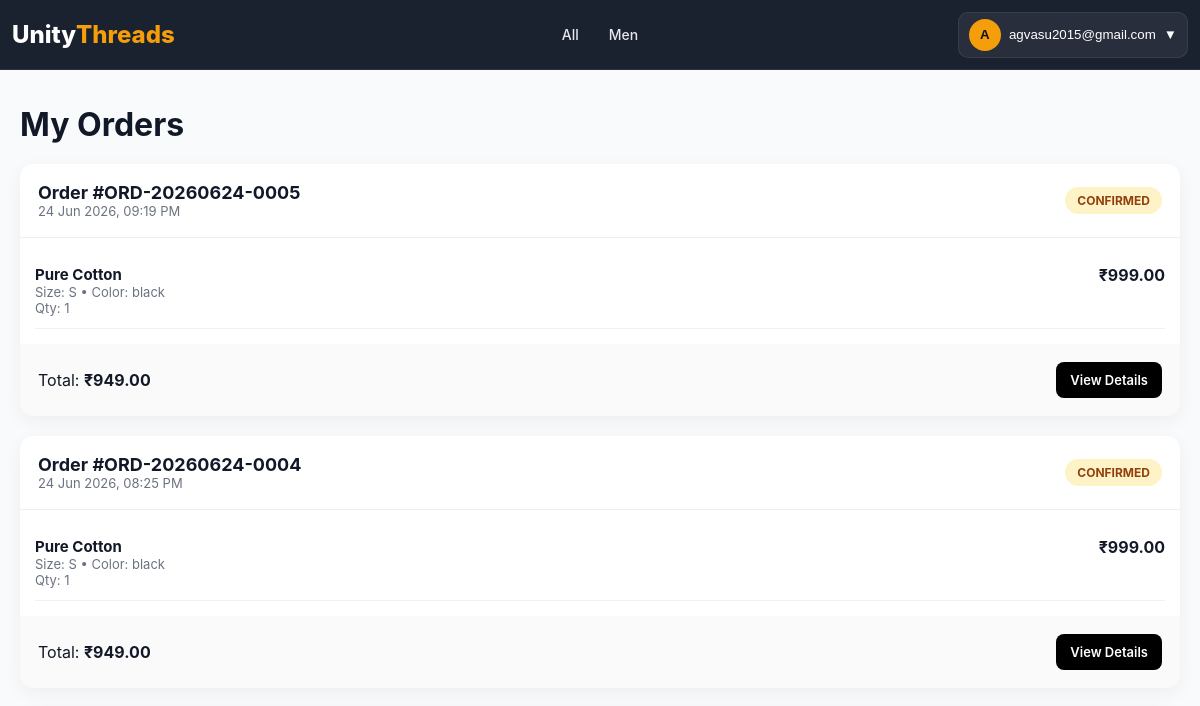
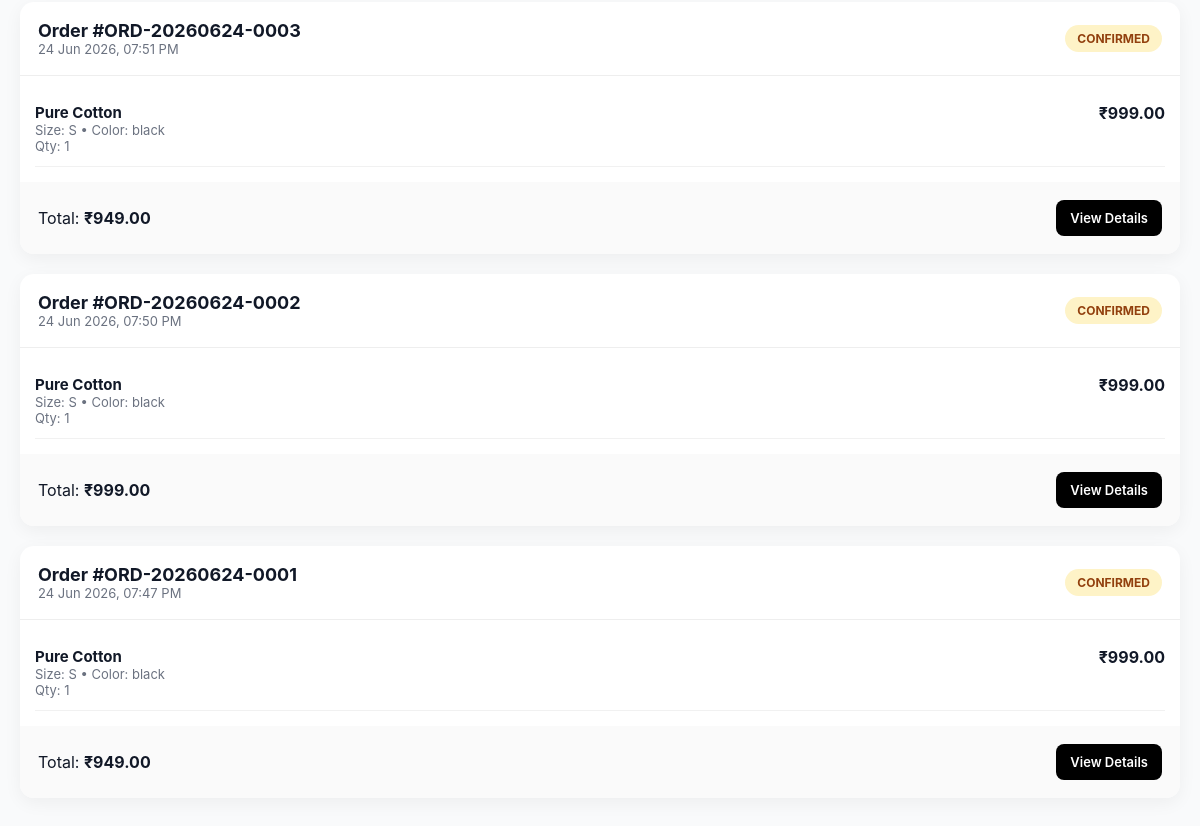
Page /orders/history/ (signed in) on the earlier database version (2 pictures, top to bottom).
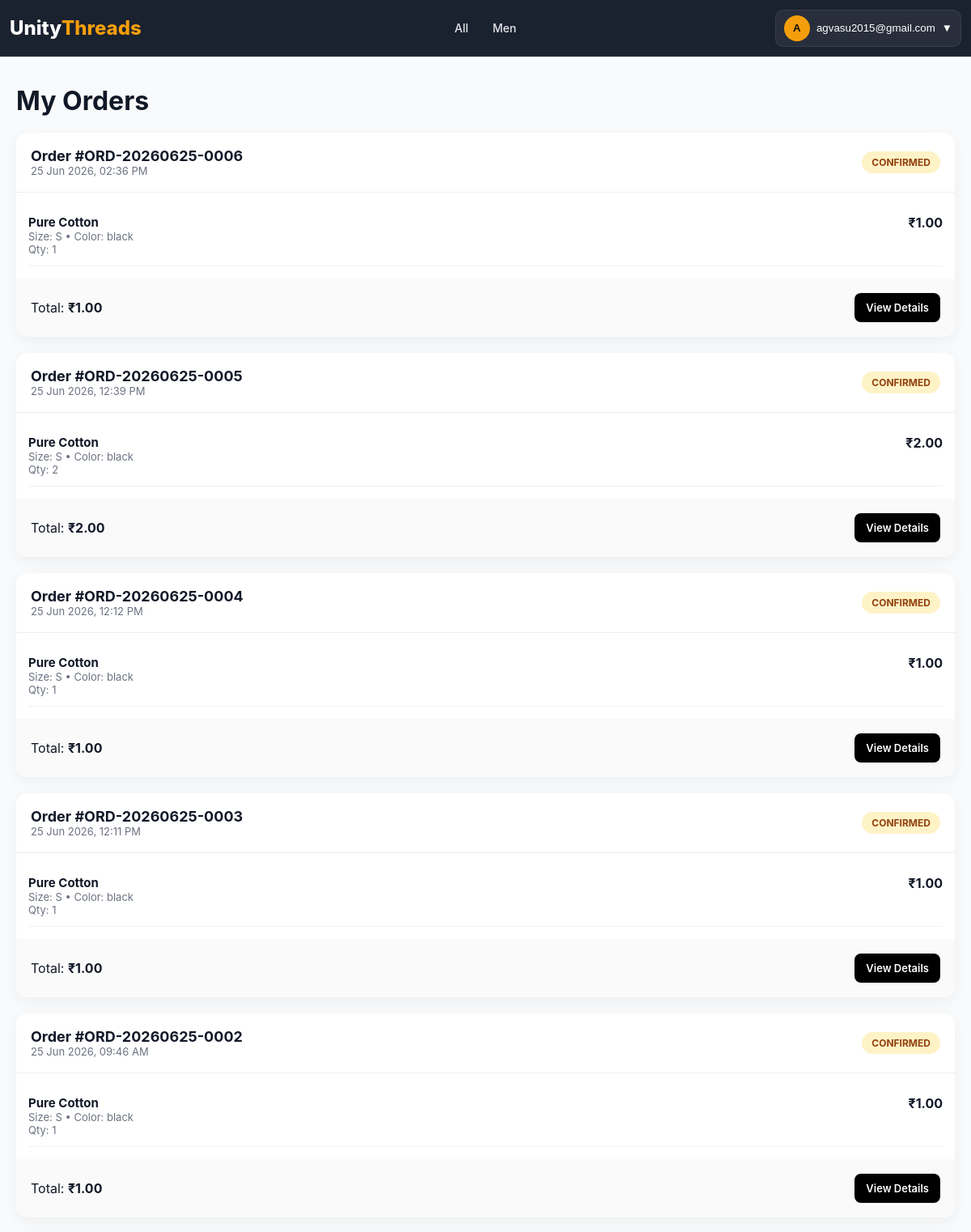
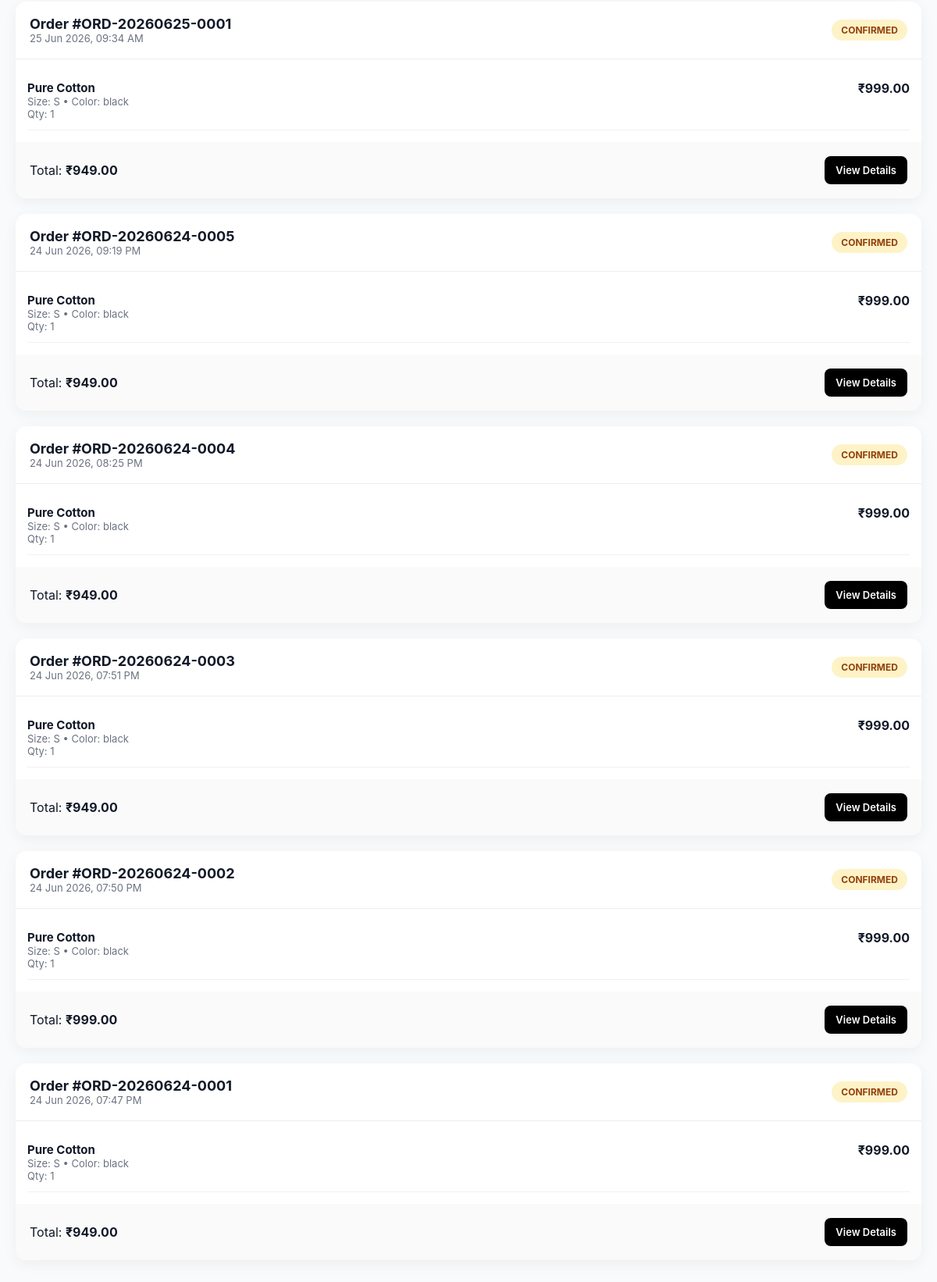
Same page on the later database version (2 pictures, top to bottom).
### products/models.py (models this page shows, shortened)
class BaseModel(models.Model):
    created_at = models.DateTimeField(
        auto_now_add=True
    )
    updated_at = models.DateTimeField(
        auto_now=True
    )
    class Meta:
        abstract = True

class Category(BaseModel):
    name = models.CharField(
        max_length=100,
        unique=True
    )
    slug = models.SlugField(
        unique=True,
        blank=True
    )
    image = models.ImageField(
        upload_to='categories/',
        blank=True,
        null=True
    )
    is_active = models.BooleanField(default=True)
    class Meta:
        verbose_name_plural = "Categories"
        ordering = ['name']
        indexes = [
            models.Index(fields=['slug']),
            models.Index(fields=['is_active']),
        ]

### orders/models.py (models this page shows, shortened)
class Order(models.Model):
    user = models.ForeignKey(settings.AUTH_USER_MODEL, on_delete=models.CASCADE, related_name="orders")
    order_id = models.CharField(max_length=20, unique=True)
    payment_method = models.CharField(max_length=20, choices=PaymentMethod.choices, default=PaymentMethod.COD)
    payment_status = models.CharField(max_length=20, choices=PaymentStatus.choices, default=PaymentStatus.PENDING)
    status = models.CharField(max_length=30, choices=OrderStatus.choices, default=OrderStatus.PENDING)
    shipping_status = models.CharField(max_length=30, choices=ShippingStatus.choices, default=ShippingStatus.PENDING)
    subtotal = models.DecimalField(max_digits=10, decimal_places=2, default=Decimal("0.00"))
    shipping_charge = models.DecimalField(max_digits=10, decimal_places=2, default=Decimal("0.00"))
    discount = models.DecimalField(max_digits=10, decimal_places=2, default=Decimal("0.00"))
    total = models.DecimalField(max_digits=10, decimal_places=2, default=Decimal("0.00"))
    courier_partner = models.CharField(max_length=100, blank=True, null=True)
    tracking_number = models.CharField(max_length=100, blank=True, null=True)
    estimated_delivery = models.DateField(blank=True, null=True)
    shipped_at = models.DateTimeField(blank=True, null=True)
    delivered_at = models.DateTimeField(blank=True, null=True)
    payment_reference = models.CharField(max_length=100, null=True, blank=True)
    coupon = models.ForeignKey(
        "discounts.Coupon",
        on_delete=models.SET_NULL,
        null=True,
        blank=True,
        related_name="orders"
    )
    created_at = models.DateTimeField(auto_now_add=True)
    updated_at = models.DateTimeField(auto_now=True)
    refund_status = models.CharField(
        max_length=20,
        choices=[
            ("NOT_REQUESTED", "Not Requested"),
            ("REQUESTED", "Requested"),
            ("APPROVED", "Approved"),
            ("COMPLETED", "Completed"),
            ("REJECTED", "Rejected"),
        ],
        default="NOT_REQUESTED"
    )
    refund_method = models.CharField(
        max_length=20,
        choices=[
            ("UPI", "UPI"),
            ("BANK", "Bank Transfer"),
            ("WALLET", "Wallet"),
            ("CASH", "Cash Adjustment"),
        ],
        blank=True,
        null=True
    )
    refund_reference = models.CharField(
        max_length=100,
        blank=True,
        null=True
    )
    refunded_at = models.DateTimeField(
        blank=True,
        null=True
    )
    from django.utils import timezone

class OrderItem(models.Model):
    order = models.ForeignKey(Order, on_delete=models.CASCADE, related_name="items")
    product_name = models.CharField(max_length=255)
    product_image = models.ImageField(upload_to="orders/products/", blank=True, null=True)
    variant_id = models.IntegerField()
    sku = models.CharField(
        max_length=100,
        blank=True,
        null=True
    )
    size = models.CharField(max_length=50)
    color = models.CharField(max_length=50)
    price = models.DecimalField(max_digits=10, decimal_places=2)
    quantity = models.PositiveIntegerField()
    @property
    def total_price(self):
        return (self.price or Decimal("0")) * (self.quantity or 0)

### orders/views.py (the view)
@login_required
def order_history(request):
    orders = Order.objects.filter(
        user=request.user
    ).prefetch_related(
        "items"
    ).order_by("-created_at")
    return render(request, "orders/history.html", {
        "orders": orders
    })

### home/context_processors.py (called while the page is built)
def global_data(request):
    return {
        "categories": Category.objects.all()
    }

### orders/templates/orders/history.html (shortened to what this page needs)
{% load static %}
<!DOCTYPE html>
<html lang="en">
<head>
    <link rel="stylesheet" href="{% static 'orders/css/history.css' %}">
</head>
<body>
{% include 'partials/navbar.html' %}
<main class="history-container">
    <section class="history-header">
        <h1>My Orders</h1>
    </section>
    {% for order in orders %}
    <article class="order-card">
        <div class="order-top">
            <div class="order-info">
                <h3 class="order-id">Order #{{ order.order_id }}</h3>
                <p class="order-date">
                    {{ order.created_at|date:"d M Y, h:i A" }}
                </p>
            </div>
            <div class="status
                {% if order.status == 'PAID' %}paid
                {% elif order.status == 'DELIVERED' %}delivered
                {% elif order.status == 'CANCELLED' %}cancelled
                {% elif order.status == 'SHIPPED' %}shipped
                {% else %}pending{% endif %}">
                {{ order.status }}
            </div>
        </div>
        <div class="order-items">
            {% for item in order.items.all %}
            <div class="item-row">
                <div class="item-info">
                    <h4>{{ item.product_name }}</h4>
                    <p>
                        Size: {{ item.size }} • Color: {{ item.color }}
                    </p>
                    <p>Qty: {{ item.quantity }}</p>
                </div>
                <div class="item-price">
                    ₹{{ item.total_price }}
                </div>
            </div>
            {% endfor %}
        </div>
        <div class="order-footer">
            <div class="total">
                Total:
                <strong>₹{{ order.total }}</strong>
            </div>
            <div class="actions">
                <a href="{% url 'order_detail' order.order_id %}"
                   class="btn primary">
                    View Details
                </a>
            </div>
        </div>
    </article>
    {% endfor %}
</main>
</body>
</html>

### home/templates/partials/navbar.html (shortened to what this page needs)
{% load static %}
<link rel="stylesheet" href="{% static 'home/css/navbar.css' %}">
<header class="header" id="header">
    <a href="/" class="logo">
        Unity<span>Threads</span>
    </a>
      <nav class="nav" id="nav">
    <a href="{% url 'product_list' %}">All</a>
    {% for category in categories %}
        <a href="{% url 'product_list' %}?category={{ category.slug }}">
            {{ category.name }}
        </a>
    {% endfor %}
</nav>
    <div class="nav-actions">
        {% if request.user.is_authenticated %}
        <div class="account-dropdown" id="accountWrapper">
            <button class="account-btn" id="accountBtn" type="button">
                <span class="account-avatar">
                    {{ request.user.full_name|default:request.user.email|first|upper }}
                </span>
                <span class="account-name">
                    {{ request.user.full_name|default:request.user.email }}
                </span>
                <span class="dropdown-icon">▼</span>
            </button>
        </div>
        {% endif %}
    </div>
</header>

Differences in the rows shown:
added Order: order_id "ORD-20260625-0006", created_at "25 Jun 2026, 02:36 PM", status "CONFIRMED", total "1.00"
added OrderItem: product_name "Pure Cotton", size "S", color "black", quantity "1", total_price "1.00", shown under "ORD-20260625-0006"
added Order: order_id "ORD-20260625-0005", created_at "25 Jun 2026, 12:39 PM", status "CONFIRMED", total "2.00"
added OrderItem: product_name "Pure Cotton", size "S", color "black", quantity "2", total_price "2.00", shown under "ORD-20260625-0005"
added Order: order_id "ORD-20260625-0004", created_at "25 Jun 2026, 12:12 PM", status "CONFIRMED", total "1.00"
added OrderItem: product_name "Pure Cotton", size "S", color "black", quantity "1", total_price "1.00", shown under "ORD-20260625-0004"
added Order: order_id "ORD-20260625-0003", created_at "25 Jun 2026, 12:11 PM", status "CONFIRMED", total "1.00"
added OrderItem: product_name "Pure Cotton", size "S", color "black", quantity "1", total_price "1.00", shown under "ORD-20260625-0003"
added Order: order_id "ORD-20260625-0002", created_at "25 Jun 2026, 09:46 AM", status "CONFIRMED", total "1.00"
added OrderItem: product_name "Pure Cotton", size "S", color "black", quantity "1", total_price "1.00", shown under "ORD-20260625-0002"
added Order: order_id "ORD-20260625-0001", created_at "25 Jun 2026, 09:34 AM", status "CONFIRMED", total "949.00"
added OrderItem: product_name "Pure Cotton", size "S", color "black", quantity "1", total_price "999.00", shown under "ORD-20260625-0001"
